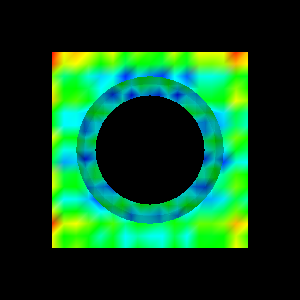

Write Python code to recreate this figure.
#!/usr/bin/env python
# Demonstrate vtkmClip with a sphere implicit function on a wavelet source.

import vtkmodules.vtkInteractionStyle  # noqa: F401
import vtkmodules.vtkRenderingOpenGL2  # noqa: F401

from vtkmodules.vtkAcceleratorsVTKmFilters import vtkmClip
from vtkmodules.vtkCommonDataModel import vtkSphere
from vtkmodules.vtkFiltersGeometry import vtkDataSetSurfaceFilter
from vtkmodules.vtkImagingCore import vtkRTAnalyticSource
from vtkmodules.vtkRenderingCore import (
    vtkActor,
    vtkPolyDataMapper,
    vtkRenderWindow,
    vtkRenderWindowInteractor,
    vtkRenderer,
)

# Wavelet source.
wavelet = vtkRTAnalyticSource()
wavelet.SetWholeExtent(-8, 8, -8, 8, -8, 8)
wavelet.SetCenter(0, 0, 0)

# Sphere implicit function for clipping.
sphere = vtkSphere()
sphere.SetCenter(0, 0, 0)
sphere.SetRadius(10)

# Clip with implicit function via VTK-m.
clip = vtkmClip()
clip.SetInputConnection(wavelet.GetOutputPort())
clip.SetClipFunction(sphere)

# Extract surface.
surface = vtkDataSetSurfaceFilter()
surface.SetInputConnection(clip.GetOutputPort())

# Mapper and actor.
mapper = vtkPolyDataMapper()
mapper.SetInputConnection(surface.GetOutputPort())
mapper.SetScalarRange(37, 150)

actor = vtkActor()
actor.SetMapper(mapper)

# Renderer
renderer = vtkRenderer()
renderer.AddActor(actor)

# Window
render_window = vtkRenderWindow()
render_window.AddRenderer(renderer)
render_window.SetWindowName("vtkm clip with implicit function")

# Scene
renderer.ResetCamera()

# Interactor
interactor = vtkRenderWindowInteractor()
interactor.SetRenderWindow(render_window)

interactor.Initialize()
interactor.Start()
